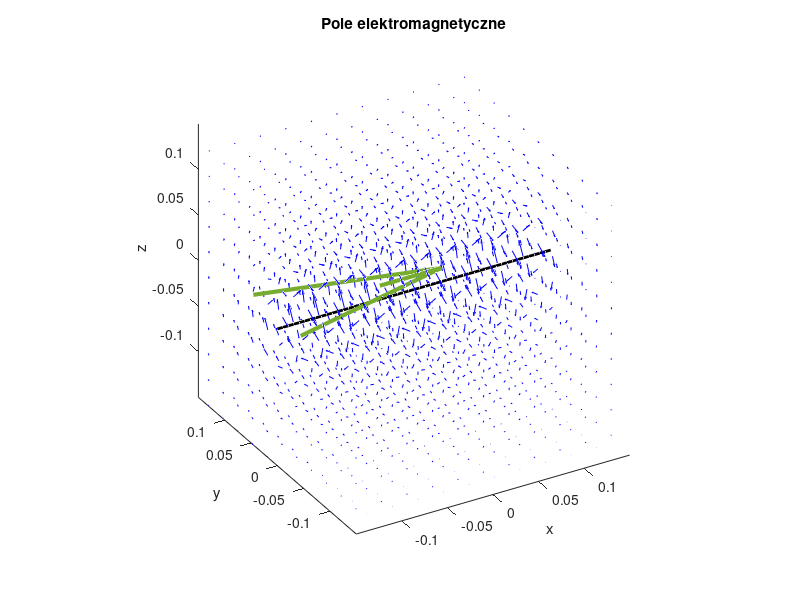

Recreate this plot in MATLAB.
clear
I = 1.0;
u0 = 1.257e-6;
L = .3;
nL = 50;

xmin = -0.15;
xmax = -xmin;
ymin = xmin;
ymax = -xmin;
zmin = xmin;
zmax = -xmin;
dx = 0.028;

rx = linspace(-L/2,L/2,nL+1);
%ry = zeros(1,nL+1);
ry = [0 0 0 0 0 0 0 0 0 0 0 0 0 0 0 0 0 0 0 0 0 0 0 0 0 0 0 0 0 0 0 0 0 0 0 0 0 0 0 0 0 0 0 0 0 0 0 0 0 0 0];
rz = zeros(1,nL+1);

Points = transpose([rx;ry;rz]);

x = xmin:dx:xmax;
y = ymin:dx:ymax;
z = zmin:dx:zmax;

[X,Y,Z] = meshgrid(x,y,z);

Bx=zeros(size(X));
By=zeros(size(X));
Bz=zeros(size(X));

for it=1:nL
    rx=X-Points(it,1);
    %ry = Y;
    ry = Y-Points(it,2);
    rz = Z;

    R = sqrt(rx.^2+ry.^2+rz.^2);
    R = R.*(R>=dx)+dx*(R<dx);

    dLx = Points(it+1,1)-Points(it,1);
    dLy=0;
    dLz=0;
    
    Bx = Bx+u0*I/(4*pi)*(dLy.*rz-dLz.*ry).*R.^(-3);
    By = By+u0*I/(4*pi)*(dLz.*rx-dLx.*rz).*R.^(-3);
    Bz = Bz+u0*I/(4*pi)*(dLx.*ry-dLy.*rx).*R.^(-3);

    %clf;
    %plot3(Points(:,1),Points(:,2),Points(:,3),'-k','LineWidth',2)
    %axis([xmin xmax ymin ymax zmin zmax])
    %hold on 
    %quiver3(X,Y,Z,Bx,By,Bz,'AutoScaleFactor',0.9,'Color','r')
    %quiver3(-.25*xmax,0,.1*zmax,0.5*xmax,0,0,'LineWidth',3,'MaxHeadSize',3)
    %hold off
    %rotate3d on
    %axis square
    %xlabel('x')
    %ylabel('y')
    %zlabel('z')
    %view(-30,30)
    %title('Pole elektromagnetyczne')
    %shg; 
end

plot3(Points(:,1),Points(:,2),Points(:,3),'-k','LineWidth',2)
axis([xmin xmax ymin ymax zmin zmax])
hold on 
quiver3(X,Y,Z,Bx,By,Bz,'Color','b')
quiver3(-.25*xmax,0,.1*zmax,0.5*xmax,0,0,'LineWidth',3,'MaxHeadSize',3)
hold off
rotate3d on
axis square
xlabel('x')
ylabel('y')
zlabel('z')
view(-30,30)
title('Pole elektromagnetyczne')
